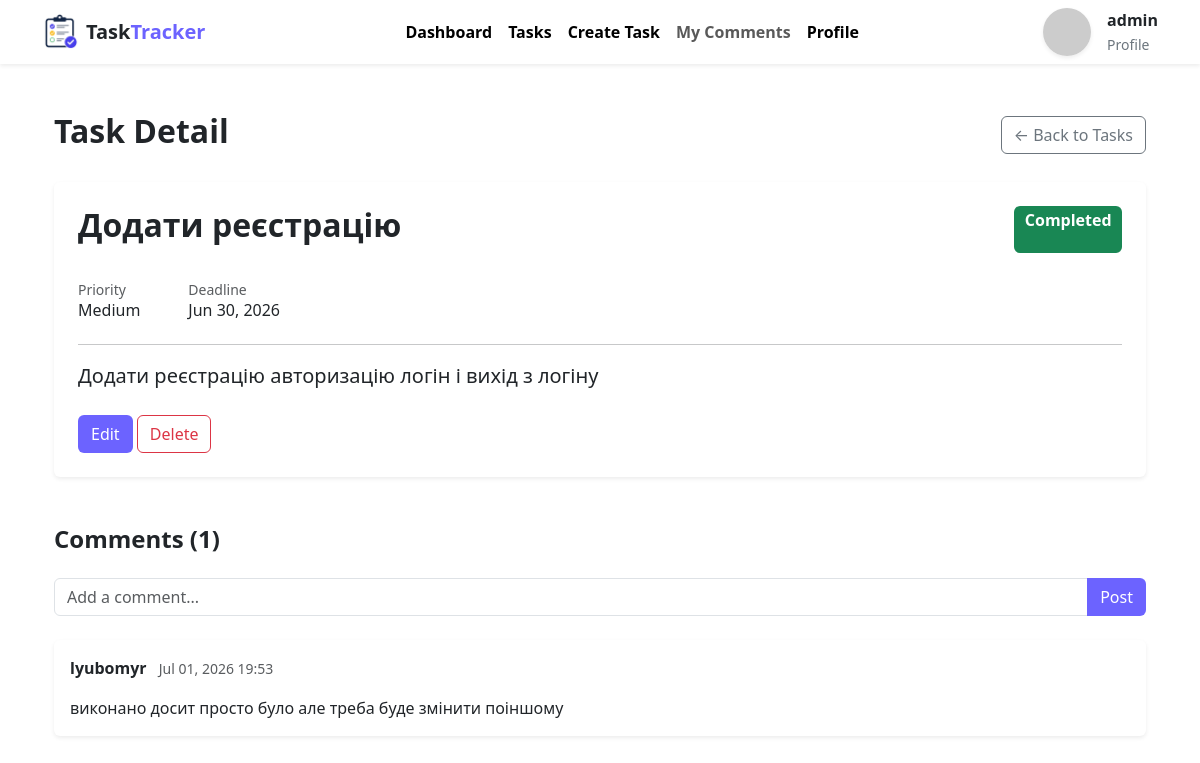
Screenshot of /tasks/3/ (signed in) with the database file from the repository.
### tasks/models.py (models this page shows, shortened)
class Task(models.Model):
    STATUS_CHOICES = [
        ('pending', 'Pending'),
        ('in_progress', 'In Progress'),
        ('completed', 'Completed'),
    ]
    PRIORITY_CHOICES = [
        ('low', 'Low'),
        ('medium', 'Medium'),
        ('high', 'High'),
    ]
    title = models.CharField(max_length=200)
    description = models.TextField()
    deadline = models.DateTimeField(null=True, blank=True)
    author = models.ForeignKey('auth.User', on_delete=models.CASCADE, related_name='tasks')
    status = models.CharField(max_length=20, choices=STATUS_CHOICES, default='pending')
    priority = models.CharField(max_length=20, choices=PRIORITY_CHOICES, default='medium')
    created_at = models.DateTimeField(auto_now_add=True)
    updated_at = models.DateTimeField(auto_now=True)
    class Meta:
        ordering = ['deadline', '-created_at']
        verbose_name = 'Task'
        verbose_name_plural = 'Tasks'

class Comment(models.Model):
    task = models.ForeignKey(Task, on_delete=models.CASCADE, related_name='comments')
    author = models.ForeignKey('auth.User', on_delete=models.CASCADE, related_name='comments')
    content = models.TextField()
    file = models.FileField(upload_to='comment_files/', null=True, blank=True)
    created_at = models.DateTimeField(auto_now_add=True)
    class Meta:
        ordering = ['-created_at']
        verbose_name = 'Comment'
        verbose_name_plural = 'Comments'

### tasks/views.py (the view)
# urls.py: path("tasks/<int:pk>/", views.TaskDetailView.as_view(), name="task_detail"),
class TaskDetailView(DetailView):
    model = Task
    template_name = "task_detail.html"
    context_object_name = "task"

### templates/task_detail.html (shortened to what this page needs)
{% extends 'base.html' %}
{% block content %}
<div class="container py-4">
    <div class="d-flex justify-content-between align-items-center mb-4">
        <h2 class="fw-bold">Task Detail</h2>
        <a href="{% url 'task_list' %}" class="btn btn-outline-secondary">
            ← Back to Tasks
        </a>
    </div>
    <div class="card shadow-sm border-0">
        <div class="card-body p-4">
            <div class="d-flex justify-content-between">
                <h2 class="fw-bold">
                    {{ task.title }}
                </h2>
                {% if task.status == "pending" %}
                    <span class="badge bg-secondary fs-6">Pending</span>
                {% elif task.status == "in_progress" %}
                    <span class="badge bg-primary fs-6">
                        In Progress
                    </span>
                {% else %}
                    <span class="badge bg-success fs-6">
                        Completed
                    </span>
                {% endif %}
            </div>
            <div class="mt-4 d-flex gap-5">
                <div>
                    <small class="text-muted">
                        Priority
                    </small>
                    <h6>{{ task.get_priority_display }}</h6>
                </div>
                <div>
                    <small class="text-muted">
                        Deadline
                    </small>
                    <h6>
                        {% if task.deadline %}
                            {{ task.deadline|date:"M d, Y" }}
                        {% else %}
                            —
                        {% endif %}
                    </h6>
                </div>
            </div>
            <hr>
            <p class="fs-5">
                {{ task.description }}
            </p>
            <div class="mt-4">
                <a href="{% url 'task_edit' task.pk %}"
                    class="btn text-white"
                    style="background:#6C63FF;">
                    Edit
                </a>
                <a href="{% url 'task_delete' task.pk %}"
                    class="btn btn-outline-danger">
                    Delete
                </a>
            </div>
        </div>
    </div>
    <div class="mt-5">
        <h4 class="fw-bold mb-4">
            Comments ({{ task.comments.count }})
        </h4>
        <form method="POST">
            <div class="input-group mb-4">
                <input
                    type="text"
                    class="form-control"
                    placeholder="Add a comment...">
                <button class="btn text-white"
                        style="background:#6C63FF;">
                    Post
                </button>
            </div>
        </form>
        {% for comment in task.comments.all %}
        <div class="card border-0 shadow-sm mb-3">
            <div class="card-body">
                <div class="d-flex justify-content-between">
                    <div>
                        <strong>
                            {{ comment.author.username }}
                        </strong>
                        <small class="text-muted ms-2">
                            {{ comment.created_at|date:"M d, Y H:i" }}
                        </small>
                    </div>
                </div>
                <p class="mt-3 mb-0">
                    {{ comment.content }}
                </p>
            </div>
        </div>
        {% empty %}
        <div class="alert alert-light border">
            No comments yet.
        </div>
        {% endfor %}
    </div>
</div>
{% endblock %}

### templates/menu.html (shortened to what this page needs)
{% load static %}
<nav class="navbar navbar-expand-lg bg-white shadow-sm sticky-top">
    <div class="container">
        <a class="navbar-brand fw-bold d-flex align-items-center" href="/">
            <img src="{% static 'img/logo_tracker.png' %}"alt="Logo" width="36" height="36" class="me-2">
            <span class="text-dark">Task</span>
            <span style="color:#6C63FF;">Tracker</span>
        </a>
        <div class="collapse navbar-collapse">
            <ul class="navbar-nav mx-auto">
                <li class="nav-item">
                    <a class="nav-link fw-semibold active" href="{% url 'dashboard' %}">Dashboard</a>
                </li>
                <li class="nav-item">
                    <a class="nav-link fw-semibold active" href="{% url 'task_list' %}">Tasks</a>
                </li>
                <li class="nav-item">
                    <a class="nav-link fw-semibold active" href="{% url 'create_tasks' %}">Create Task</a>
                </li>
                <li class="nav-item">
                    <a class="nav-link fw-semibold" href="#">My Comments</a>
                </li>
                <li class="nav-item">
                    <a class="nav-link fw-semibold active" href="{% url 'profile' %}">Profile</a>
                </li>
            </ul>
            <div class="d-flex gap-2">
                {% if user.is_authenticated %}
                    <a href="{% url 'profile' %}" class="d-flex align-items-center text-decoration-none text-dark">
                        <img src="https://ui-avatars.com/api/?name={{ user.username }}&background=6C63FF&color=ffffff&size=128"
                            class="rounded-circle shadow-sm"
                            width="48"
                            height="48"
                            alt="Avatar">
                        <div class="ms-3">
                            <div class="fw-semibold">{{ user.username }}</div>
                            <small class="text-secondary">Profile</small>
                        </div>
                    </a>
                {% endif %}
            </div>
        </div>
    </div>
</nav>

### rows the page displays
Task: title "Додати реєстрацію", priority "Medium", deadline "Jun 30, 2026", description "Додати реєстрацію авторизацію логін і вихід з логіну", comments.count "1"
Comment: author.username "lyubomyr", created_at "Jul 01, 2026 19:53", content "виконано досит просто було але треба буде змінити поіншому"

### other values shown
{{ user.username }} "admin"
